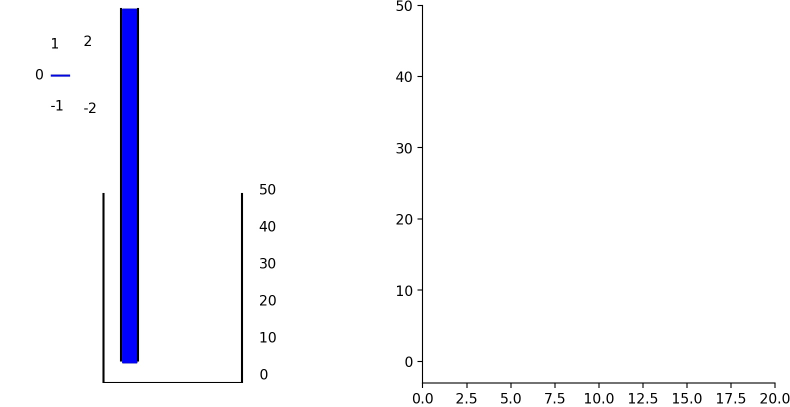
#> input picture autotest/autotest/Freek_1000.jpg, 1580 x 813 px (shown at 1/2 size); its folder holds only this picture in this run
$ python autotester.py
#> lines starting #> are read from the running program, lines starting #| are printed output that depends on the picture
# -*- coding: utf-8 -*-
"""
Created on Wed Oct  4 12:34:21 2023

@author: bart.bozon
KLIK HET PLOT WINDOW AAN IN SPYDER!!!!
"""

import cv2 as cv                 #Lib for image processing
import glob
import numpy as np
import matplotlib.pyplot as plt  #Lib for plotting images
import random


def test1():
    # hier stop je je test code die uiteindelijk data oplevert!
    score=np.std(img_array) # voor de grap even de standaarddeviatie
    return score

def test2():
    # hier stop je je test code die uiteindelijk data oplevert!
    score=np.average(img_array) # voor de grap even het gemiddelde
    return score

#https://www.geeksforgeeks.org/python-get-unique-values-list/
# function to get unique values
def unique(list1):

    # initialize a null list
    unique_list = []

    # traverse for all elements
    for x in list1:
        # check if exists in unique_list or not
        if x not in unique_list:
            unique_list.append(x)
    return unique_list


img_size = 200
names=[]
labels=[]
test1_outcome=[]
test2_outcome=[]
nummer=[]
i=0
colors=['b','c','g','k,','m','r','w','y']

for name in glob.glob('*.jpg'):
    img_array = cv.imread(name, cv.IMREAD_GRAYSCALE)
#> img_array: shape (813, 1580); min 0, max 255, mean 247.5
    names.append(name)
    label=name.split('_')[0] # we splitten de string en pakken het eerste stukje
    test1_outcome.append(test1())
#> in test1, `score=np.std(img_array)`: score = 40.93
    test2_outcome.append(test2())
#> in test2, `score=np.average(img_array)`: score = 247.5
    nummer.append(i)
    i=i+1
    labels.append(label)
    '''
    Dit volgende stukje is niet nodig, maar wel leuk. Snelle manier om foto's te laten zien!
    '''
    img_array_new = cv.resize(img_array, (img_size,img_size))
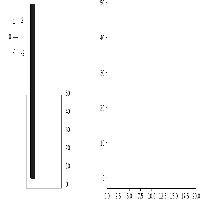
#> img_array_new: shape (200, 200); min 0, max 255, mean 247.6
    plt.imshow(img_array_new, cmap="gray")
    plt.show()

# de outcome van de hele test
plt.plot(nummer,test1_outcome,nummer,test2_outcome)
plt.xlabel("# test")
plt.legend(['outcome1','outcome2'] )
plt.show()
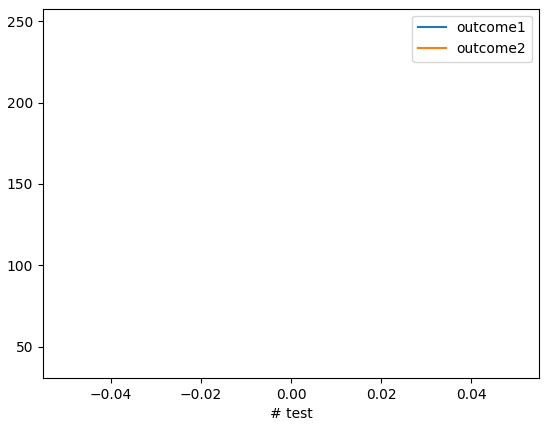
#> figure drawn by matplotlib, 1 panel


name_label_uniq=unique(labels)

for i in range(len(labels)):
    plt.scatter (test1_outcome[i],test2_outcome[i],c=colors[name_label_uniq.index(labels[i])])
    plt.xlabel("outcome 1")
    plt.ylabel("outcome 2")
plt.show()
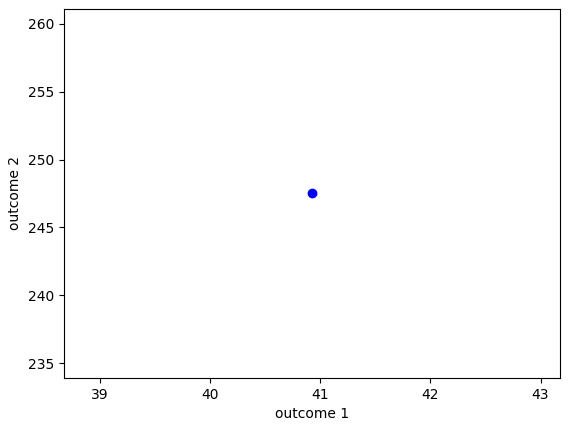
#> figure drawn by matplotlib, 1 panel

for i in name_label_uniq:
    print (i,colors[name_label_uniq.index(i)])
#> this loop made 1 pass
#> i on pass 1: 'Freek'
#| Freek b
